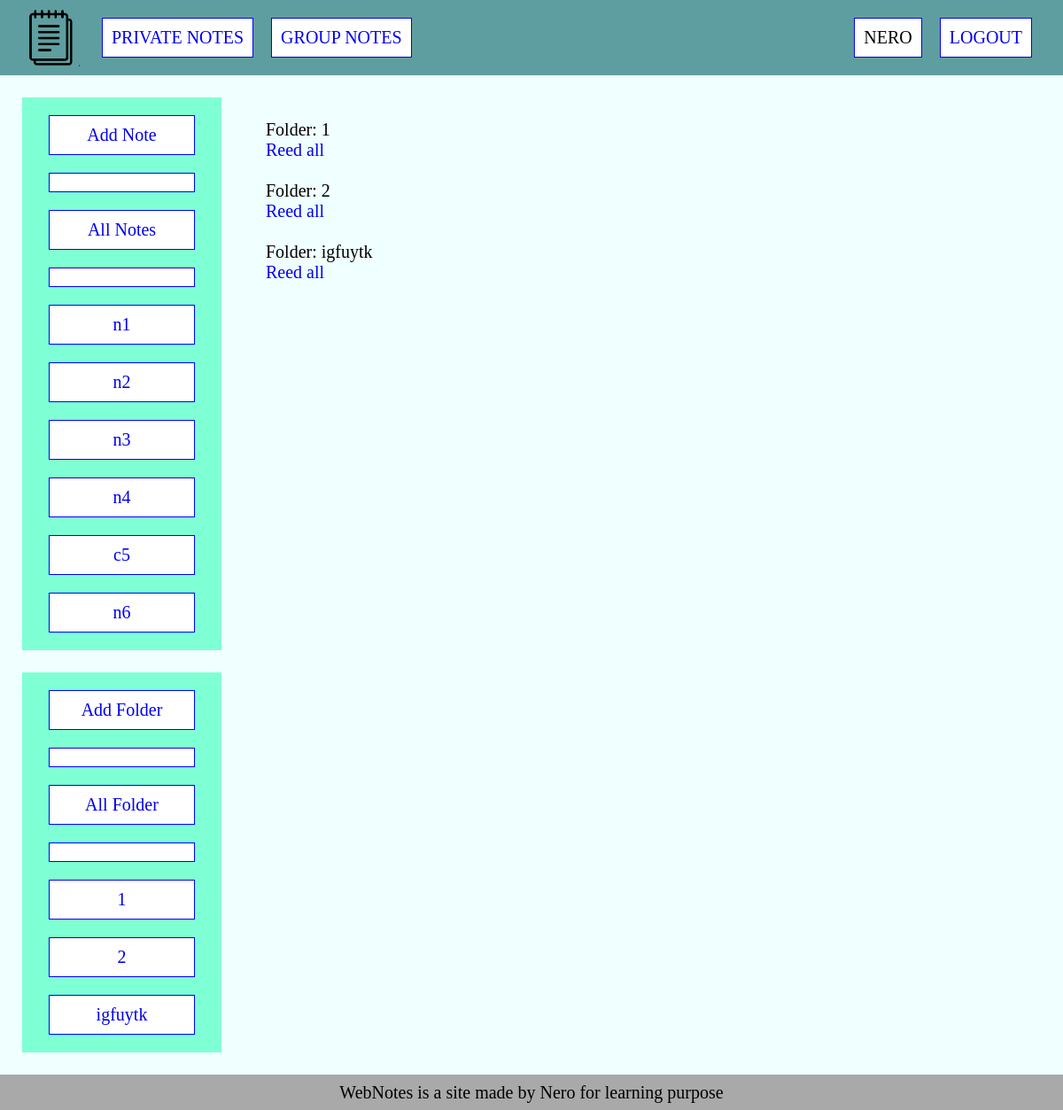
The app's page /private_folders/ (signed in), older data.
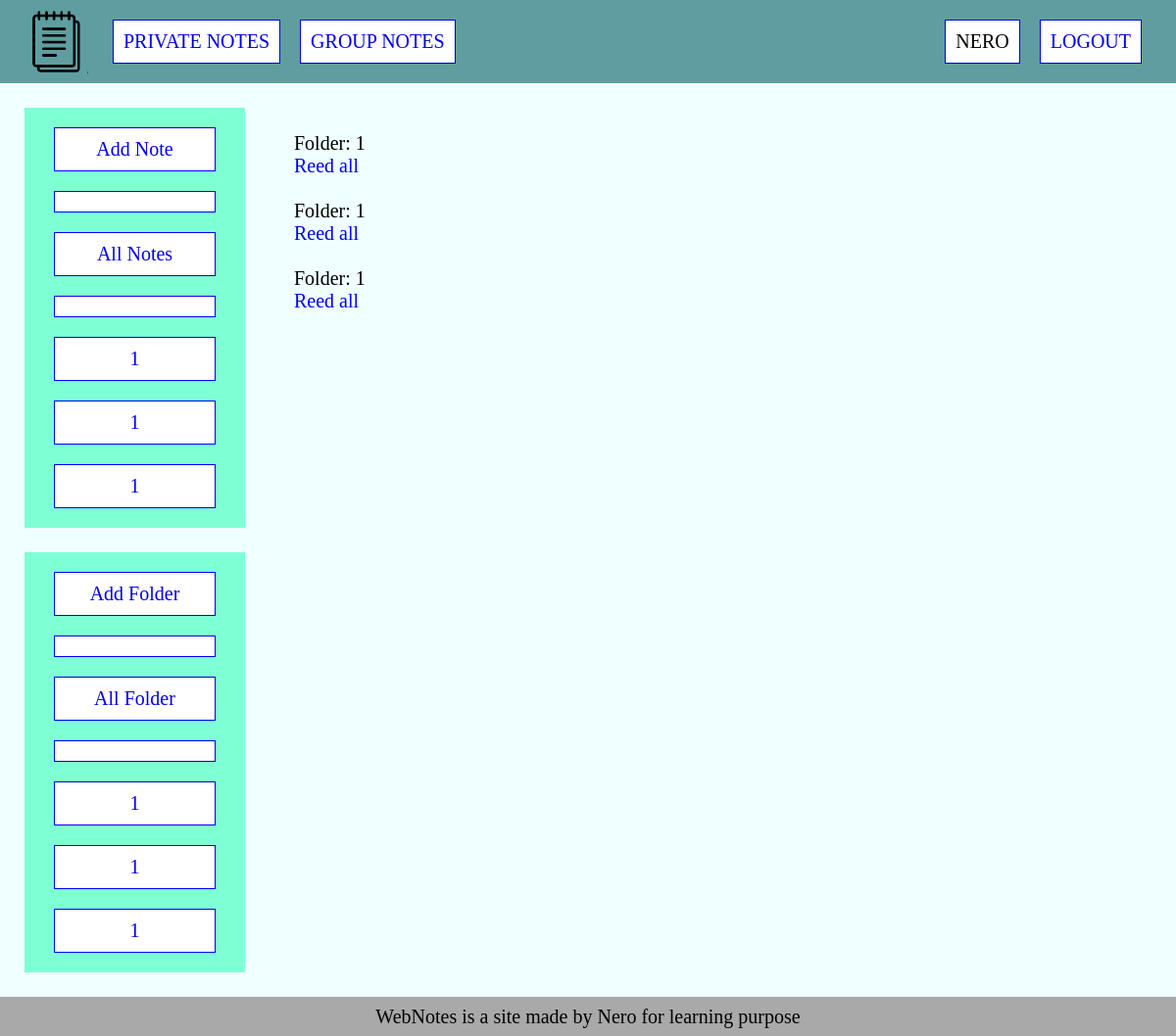
The same page, newer data.
### notes/models.py (models this page shows)
class Note(models.Model):
    title = models.CharField(max_length=255)
    slug = models.SlugField(max_length=255, db_index=True)
    content = models.TextField()
    icon = models.ImageField(upload_to='photos/%Y/%m/%d/', blank=True)
    time_created = models.DateTimeField(auto_now_add=True)
    time_updated = models.DateTimeField(auto_now=True)
    user = models.ForeignKey(User, on_delete=models.PROTECT)
    folder = models.ForeignKey('Folder', on_delete=models.CASCADE, blank=True, null=True)
    def __str__(self):
        return self.title
    def get_absolute_url(self):
        return reverse('show_note', kwargs={'username': self.user.username, 'note_slug': self.slug})

class Folder(models.Model):
    title = models.CharField(max_length=255)
    slug = models.SlugField(max_length=255, db_index=True)
    user = models.ForeignKey(User, on_delete=models.PROTECT)
    time_created = models.DateTimeField(auto_now_add=True)
    time_updated = models.DateTimeField(auto_now=True)
    def __str__(self):
        return self.title
    def get_absolute_url(self):
        return reverse('show_folder', kwargs={'username': self.user.username, 'folder_slug': self.slug})

### notes/views.py (the view)
# urls.py: path('private_folders/', AllFolders.as_view(), name='all_folders'),
class AllFolders(LoginRequiredMixin, DataMixin, ListView):
    model = Folder
    template_name = 'notes/all_folders.html'
    def get_context_data(self, *, object_list=None, **kwargs):
        context = super().get_context_data(**kwargs)
        c_def = self.get_user_context(title='All Folders')
        return dict(list(context.items()) + list(c_def.items()))

### notes/utils.py (called while the page is built)
    def get_user_context(self, **kwargs):
        context = kwargs
        context['menu'] = menu
        self.kwargs['username'] = self.request.user
        context['folders'] = Folder.objects.filter(user__username=self.kwargs['username']).select_related('user')
        context['notes'] = Note.objects.filter(user__username=self.kwargs['username']).select_related('user')
        return context

### notes/templates/notes/all_folders.html
{% extends 'notes/private_notes.html' %}
{% block content %}
    <div class="container-notes">
        {% for folder in folders %}
            <div>
                <p>Folder: {{ folder }}</p>
                <p><a href="{{ folder.get_absolute_url }}">Reed all</a></p>
                <br>
            </div>
        {% endfor %}
    </div>
{% endblock %}

### notes/templates/notes/private_notes.html (shortened to what this page needs)
{% extends 'notes/base.html' %}
{% block sidebar %}
    <aside class="aside-left">
        <div class="sidebar">
            <ul class="sidebar-links">
                <li class="sidebar-item"><a href="{% url 'add_private_note' %}">Add Note</a></li>
                <li class="sidebar-item"></li>
                {% if notes|length > 0 %}
                    <li class="sidebar-item"><a href="{% url 'private_notes' %}">All Notes</a></li>
                    <li class="sidebar-item"></li>
                    {% for n in notes %}
                        {% if n.pk == note_selected %}
                            <li class="sidebar-selected">{{ n }}</li>
                        {% else %}
                            <li class="sidebar-item"><a href="{{ n.get_absolute_url }}">{{ n }}</a></li>
                        {% endif %}
                    {% endfor %}
                {% endif %}
            </ul>
        </div>
        <div class="sidebar">
            <ul class="sidebar-links">
                <li class="sidebar-item"><a href="{% url 'add_folder' %}">Add Folder</a></li>
                <li class="sidebar-item"></li>
                {% if folders|length > 0 %}
                    <li class="sidebar-item"><a href="{% url 'all_folders' %}">All Folder</a></li>
                    <li class="sidebar-item"></li>
                    {% for f in folders %}
                        {% if f.pk == folder_selected and folder_link %}
                            <li class="sidebar-selected"><a href="{{ f.get_absolute_url }}">{{ f }}</a></li>
                        {% elif f.pk == folder_selected %}
                            <li class="sidebar-selected">{{ f }}</li>
                        {% else %}
                            <li class="sidebar-item"><a href="{{ f.get_absolute_url }}">{{ f }}</a></li>
                        {% endif %}
                    {% endfor %}
                {% endif %}
            </ul>
        </div>
    </aside>
{% endblock %}

### notes/templates/notes/base.html (shortened to what this page needs)
{% load static %}
<!DOCTYPE html>
<html lang="en">
<head>
    <link href="{% static 'notes/css/styles.css' %}" rel="stylesheet">
</head>
<body>
{% block header %}
<header class="container primary-header">
    <a class="logo" href="{% url 'home' %}">
        <img class="logo" src="{% static 'notes/images/home-icon.png' %}" alt="logo">
    </a>
    <nav class="primary-nav">
        <ul class="primary-nav-links">
            {% if  request.user.is_authenticated %}
                {% for m in menu %}
                    <li class="primary-nav-item"><a href="{% url m.url_name %}">{{ m.title }}</a></li>
                {% endfor %}
                <li class="primary-nav-item push-right">{{ user.username }}</li>
                <li class="primary-nav-item"><a href="{% url 'logout' %}" >Logout</a></li>
            {% else %}
                <li class="primary-nav-item">WebNotes</li>
                <li class="primary-nav-item push-right"><a href="{% url 'login' %}" >Login</a></li>
                <li class="primary-nav-item"><a href="{% url 'sign_in' %}" >Sign in</a></li>
            {% endif %}
        </ul>
    </nav>
</header>
{% endblock %}
<div class="container">
{% block sidebar %}{% endblock %}
{% block content %}{% endblock %}
</div>
<footer>
    <span>WebNotes is a site made by Nero for learning purpose</span>
</footer>
</body>
</html>

Row changes from the older to the newer data that the page shows:
no longer on this page (row edited): Note: title "n1"
no longer on this page (row edited): Note: title "n2"
no longer on this page (row edited): Note: title "n3"
removed Note: title "n4"
removed Note: title "c5"
removed Note: title "n6"
no longer on this page (row edited): Folder: title "2"
no longer on this page (row edited): Folder: title "igfuytk"
now on this page (row edited): Note: title "1"
now on this page (row edited): Note: title "1"
now on this page (row edited): Note: title "1"
now on this page (row edited): Folder: title "1"
now on this page (row edited): Folder: title "1"
